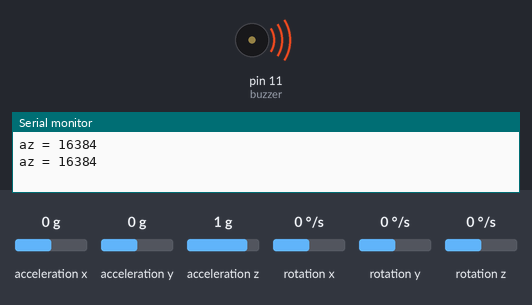
Simulated run of this sketch. Board: Arduino Uno, built with avr-gcc and run on an emulated ATmega328P. On the bench: buzzer (waves = sounding), the last lines printed to the serial monitor. The test bench sets the inputs (shaded band); at power-on: acceleration z 1 g, acceleration x 0 g, acceleration y 0 g, rotation x 0 °/s, rotation y 0 °/s, rotation z 0 °/s.

Above: at 3.7 s.
3.8 s: acceleration z set to 0.2 g
7.6 s: acceleration z set to -0.1 g
At 10.0 s:
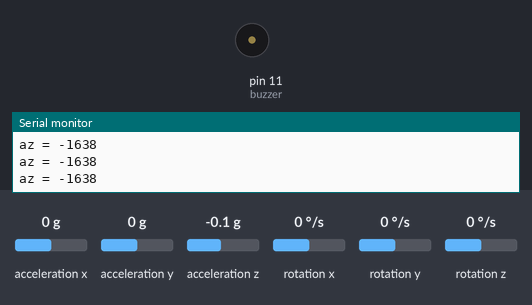
Timing chart, 0 to 11.5 s (numbered marks = the images above; inputs shaded):
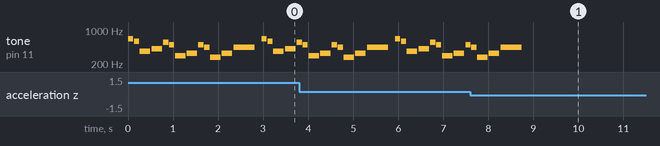

The sketch:

DIY_Project.ino
```cpp
#include <Wire.h>
#include <MPU6050.h>
#include <I2Cdev.h>

// Define Notes
#define NOTE_B0  31
#define NOTE_C1  33
#define NOTE_CS1 35
#define NOTE_D1  37
#define NOTE_DS1 39
#define NOTE_E1  41
#define NOTE_F1  44
#define NOTE_FS1 46
#define NOTE_G1  49
#define NOTE_GS1 52
#define NOTE_A1  55
#define NOTE_AS1 58
#define NOTE_B1  62
#define NOTE_C2  65
#define NOTE_CS2 69
#define NOTE_D2  73
#define NOTE_DS2 78
#define NOTE_E2  82
#define NOTE_F2  87
#define NOTE_FS2 93
#define NOTE_G2  98
#define NOTE_GS2 104
#define NOTE_A2  110
#define NOTE_AS2 117
#define NOTE_B2  123
#define NOTE_C3  131
#define NOTE_CS3 139
#define NOTE_D3  147
#define NOTE_DS3 156
#define NOTE_E3  165
#define NOTE_F3  175
#define NOTE_FS3 185
#define NOTE_G3  196
#define NOTE_GS3 208
#define NOTE_A3  220
#define NOTE_AS3 233
#define NOTE_B3  247
#define NOTE_C4  262
#define NOTE_CS4 277
#define NOTE_D4  294
#define NOTE_DS4 311
#define NOTE_E4  330
#define NOTE_F4  349
#define NOTE_FS4 370
#define NOTE_G4  392
#define NOTE_GS4 415
#define NOTE_A4  440
#define NOTE_AS4 466
#define NOTE_B4  494
#define NOTE_C5  523
#define NOTE_CS5 554
#define NOTE_D5  587
#define NOTE_DS5 622
#define NOTE_E5  659
#define NOTE_F5  698
#define NOTE_FS5 740
#define NOTE_G5  784
#define NOTE_GS5 831
#define NOTE_A5  880
#define NOTE_AS5 932
#define NOTE_B5  988
#define NOTE_C6  1047
#define NOTE_CS6 1109
#define NOTE_D6  1175
#define NOTE_DS6 1245
#define NOTE_E6  1319
#define NOTE_F6  1397
#define NOTE_FS6 1480
#define NOTE_G6  1568
#define NOTE_GS6 1661
#define NOTE_A6  1760
#define NOTE_AS6 1865
#define NOTE_B6  1976
#define NOTE_C7  2093
#define NOTE_CS7 2217
#define NOTE_D7  2349
#define NOTE_DS7 2489
#define NOTE_E7  2637
#define NOTE_F7  2794
#define NOTE_FS7 2960
#define NOTE_G7  3136
#define NOTE_GS7 3322
#define NOTE_A7  3520
#define NOTE_AS7 3729
#define NOTE_B7  3951
#define NOTE_C8  4186
#define NOTE_CS8 4435
#define NOTE_D8  4699
#define NOTE_DS8 4978
#define REST 0

// Change this to make the song slower or faster
int tempo = 230;
int buzzer = 11;

// Keypad setup
#include <Keypad.h>

// Define the number of rows and columns in the keypad
const byte ROWS = 4; // Four rows
const byte COLS = 4; // Four columns

// Define the key map for the keypad
char keys[ROWS][COLS] = {
  {'1','2','3','A'},
  {'4','5','6','B'},
  {'7','8','9','C'},
  {'*','0','#','D'}
};

// Define the row pins and column pins for the keypad
byte rowPins[ROWS] = {10, 9, 8, 7}; // Connect to the row pins of the keypad
byte colPins[COLS] = {6, 5, 4, 3}; // Connect to the column pins of the keypad

// Create a Keypad object
Keypad keypad = Keypad(makeKeymap(keys), rowPins, colPins, ROWS, COLS);

// Initialize MPU6050
MPU6050 mpu;

// Sensor calibration values
int16_t ax, ay, az;

// Speaker pin
const int speakerPin = 9;

void setup() {
  Serial.begin(9600);

  // Initialize MPU6050
  Wire.begin();
  mpu.initialize();

  // Check if MPU6050 is connected
  if (!mpu.testConnection()) {
    Serial.println("MPU6050 connection failed");
    while (1);
  }

  // Initialize speaker pin
  pinMode(speakerPin, OUTPUT);
}

void loop() {
  // Wait for a key to be pressed
  char key = keypad.getKey();

  if (key != NO_KEY) {
    // Convert ASCII value to numeric value
    int numericValue = key - '0';

    // Calculate tempo based on numeric value
    tempo = 70 * numericValue;

    // Print confirmation message with new tempo (optional)
    Serial.print("New tempo: ");
    Serial.println(tempo);
  }


  // Read accelerometer data
  mpu.getAcceleration(&ax, &ay, &az);


  Serial.print("\naz = ");
  Serial.println(az);


  if (az < (-1800) && az > (-2300)) {

    int melody[] = {
      // Hedwig's theme fromn the Harry Potter Movies
      // Score from https://musescore.com/user/3811306/scores/4906610

      REST, 2, NOTE_D4, 4,
      NOTE_G4, -4, NOTE_AS4, 8, NOTE_A4, 4,
      NOTE_G4, 2, NOTE_D5, 4,
      NOTE_C5, -2,
      NOTE_A4, -2,
      NOTE_G4, -4, NOTE_AS4, 8, NOTE_A4, 4,
      NOTE_F4, 2, NOTE_GS4, 4,
      NOTE_D4, -1,
      NOTE_D4, 4,

      NOTE_G4, -4, NOTE_AS4, 8, NOTE_A4, 4, //10
      NOTE_G4, 2, NOTE_D5, 4,
      NOTE_F5, 2, NOTE_E5, 4,
      NOTE_DS5, 2, NOTE_B4, 4,
      NOTE_DS5, -4, NOTE_D5, 8, NOTE_CS5, 4,
      NOTE_CS4, 2, NOTE_B4, 4,
      NOTE_G4, -1,
      NOTE_AS4, 4,

      NOTE_D5, 2, NOTE_AS4, 4,//18
      NOTE_D5, 2, NOTE_AS4, 4,
      NOTE_DS5, 2, NOTE_D5, 4,
      NOTE_CS5, 2, NOTE_A4, 4,
      NOTE_AS4, -4, NOTE_D5, 8, NOTE_CS5, 4,
      NOTE_CS4, 2, NOTE_D4, 4,
      NOTE_D5, -1,
      REST, 4, NOTE_AS4, 4,

      NOTE_D5, 2, NOTE_AS4, 4,//26
      NOTE_D5, 2, NOTE_AS4, 4,
      NOTE_F5, 2, NOTE_E5, 4,
      NOTE_DS5, 2, NOTE_B4, 4,
      NOTE_DS5, -4, NOTE_D5, 8, NOTE_CS5, 4,
      NOTE_CS4, 2, NOTE_AS4, 4,
      NOTE_G4, -1,

    };

    // there are two values per note (pitch and duration), so for each note there are four bytes
    int notes = sizeof(melody) / sizeof(melody[0]) / 2;

    // this calculates the duration of a whole note in ms (60s/tempo)*4 beats
    int wholenote = (60000 * 4) / tempo;

    int divider = 0, noteDuration = 0;

    for (int thisNote = 0; thisNote < notes * 2; thisNote = thisNote + 2) {

      // calculates the duration of each note
      divider = melody[thisNote + 1];
      if (divider > 0) {
        // regular note, just proceed
        noteDuration = (wholenote) / divider;
      } else if (divider < 0) {
        // dotted notes are represented with negative durations!!
        noteDuration = (wholenote) / abs(divider);
        noteDuration *= 1.5; // increases the duration in half for dotted notes
      }

      // we only play the note for 90% of the duration, leaving 10% as a pause
      tone(buzzer, melody[thisNote], noteDuration * 0.9);

      // Wait for the specified duration before playing the next note.
      delay(noteDuration);

      // stop the waveform generation before the next note.
      noTone(buzzer);
    }
  }


  if (az < (17000) && az >(1200)) {

    int melody[] = {

      // Nokia Ringtone
      // Score available at https://musescore.com/user/29944637/scores/5266155

      NOTE_E5, 8, NOTE_D5, 8, NOTE_FS4, 4, NOTE_GS4, 4,
      NOTE_CS5, 8, NOTE_B4, 8, NOTE_D4, 4, NOTE_E4, 4,
      NOTE_B4, 8, NOTE_A4, 8, NOTE_CS4, 4, NOTE_E4, 4,
      NOTE_A4, 2,
    };

    // there are two values per note (pitch and duration), so for each note there are four bytes
    int notes = sizeof(melody) / sizeof(melody[0]) / 2;

    // this calculates the duration of a whole note in ms (60s/tempo)*4 beats
    int wholenote = (60000 * 4) / tempo;

    int divider = 0, noteDuration = 0;

    for (int thisNote = 0; thisNote < notes * 2; thisNote = thisNote + 2) {

      // calculates the duration of each note
      divider = melody[thisNote + 1];
      if (divider > 0) {
        // regular note, just proceed
        noteDuration = (wholenote) / divider;
      } else if (divider < 0) {
        // dotted notes are represented with negative durations!!
        noteDuration = (wholenote) / abs(divider);
        noteDuration *= 1.5; // increases the duration in half for dotted notes
      }

      // we only play the note for 90% of the duration, leaving 10% as a pause
      tone(buzzer, melody[thisNote], noteDuration * 0.9);

      // Wait for the specified duration before playing the next note.
      delay(noteDuration);

      // stop the waveform generation before the next note.
      noTone(buzzer);
    }
  }

  delay(100); // Delay to allow reading and printing
}
```

Measured:
- the behaviour switches between 0.1 and 0 g on acceleration z (found by bisection; images 0 and 1)
- after the input at 7.6 s, tone on pin 11 (buzzer): goes on until 8.7 s, then stays silent
- by itself, tone on pin 11 (buzzer): plays 494 Hz for 0.12 s, 294 Hz for 0.23 s, 330 Hz for 0.23 s, 494 Hz for 0.12 s, 440 Hz for 0.12 s, 277 Hz for 0.23 s … (17 notes in this stretch)
